Frame 1 (no input): blank canvas, image omitted
Frame 60 (the mouse pressed at the canvas centre just before this capture): blank canvas, image omitted
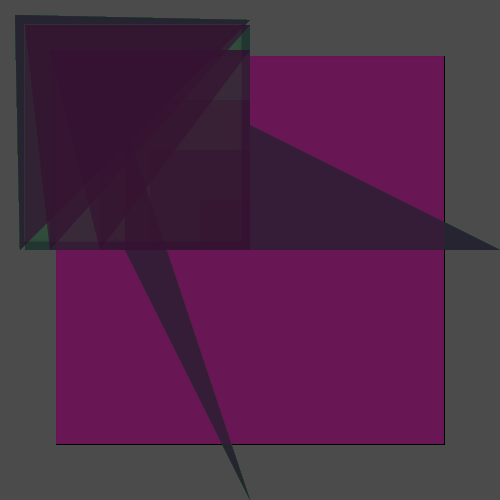
Frame 120 (the mouse held since frame 60 and released just before this capture)

The Processing sketch whose frames 1 and 60 were blank and that drew this single picture after the mouse press (run headless with seeded random() and noise(); from frame 60 on, the mouse is pressed at the canvas centre):

// Processing sketch: processing_16859
// ── processing_16859.pde


//Constrain
float x;
float y;
float targetX, targetY;
float easing1 = 0.05;

//Easing
float mx;
float my;
float easing2 = 0.05;
int radius = 24;
int edge = 56;
int inner = edge + radius;



void setup() {
  size(500,500);
  noCursor();
  smooth();
  
  
  //constrain
  ellipseMode(RADIUS);
  rectMode(CORNERS);

 
  background(75);
}
 
void draw() {
  //easing
  targetX = mouseX;
  float dx = targetX -x;
  if(abs(dx) >1) {
    x += dx * easing2;
    
  //constrain  
  targetY = mouseY;
  float dy = targetY - y;
  if(abs(dy) > 1) {
    y += dy * easing1;
    if (abs(mouseX - mx) > 0.1) {
    mx = mx + (mouseX - mx) * easing1;
  }
  if (abs(mouseY - my) > 0.1) {
    my = my + (mouseY- my) * easing1;
  }
  
  //constrain
  mx = constrain(mx, inner, width - inner);
  my = constrain(my, inner, height - inner);
  fill(109, 21, 87, 50);
  rect(edge, edge, width-edge, height-edge);
  //triangle(edge, edge, width-edge, height-edge, edge, edge);
  fill(75, 150, 75, 50);  
  rect(mx, my, radius, radius);
  //triangle(mx, my, radius, radius, mx, my);

  }

//This is the fill & colors for the shapes which appear
//along with opacity so you can see overlapping.
  fill(random(75),random(150),random(75),75);
  noStroke();
  
  //click the mouse to see the cursor appear
  if (mousePressed == true) {
    cursor();
  }
  
  //generate Shapes!
  triangle(500,500,250,mouseX,mouseY,250);
  triangle(250,250,500,mouseX,mouseY,125);
  triangle(125,125,125,mouseX,mouseY,500);
  triangle(50,50,100,mouseX,mouseY,50);
  triangle(25,25,50,mouseX,mouseY,25);
  triangle(15,15,20,mouseX,mouseY,20); 
  rect(200,200,mouseX,mouseY);
  rect(100,100,mouseX,mouseY);
  rect(50,50,mouseX,mouseY);
  rect(25,25,mouseX,mouseY);
  rect(150,150,mouseX,mouseY);
  rect(250,250,mouseX,mouseY);
  triangle(15,15,20,mouseX,mouseY,20);
  triangle(25,25,50,mouseX,mouseY,25);
  triangle(50,50,100,mouseX,mouseY,50);
  triangle(125,125,125,mouseX,mouseY,500);
  triangle(250,250,500,mouseX,mouseY,125);
  triangle(500,500,250,mouseX,mouseY,250);
  }
}
